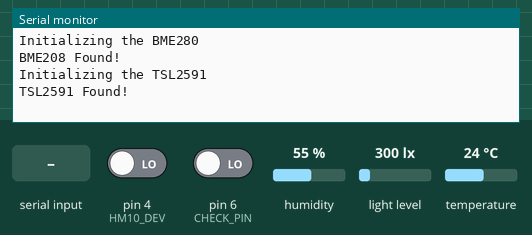
Bench run of a sketch on a simulated Arduino Uno, built with avr-gcc and run on an emulated ATmega328P. Shown: the last lines printed to the serial monitor. The test bench sets the inputs (shaded band); at power-on: pin 4 (HM10_DEV) LOW, pin 6 (CHECK_PIN) LOW, humidity 55 %, light level 300 lx, temperature 24 °C.

Above: at 1.2 s.
1.3 s: pin 4 (HM10_DEV) driven HIGH
At 2.0 s:
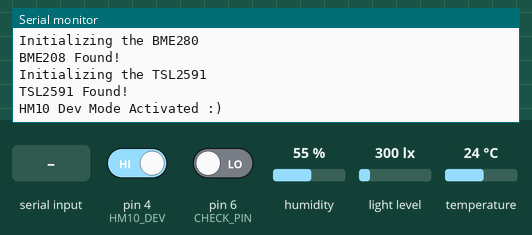
2.8 s: pin 6 (CHECK_PIN) driven HIGH
At 3.5 s:
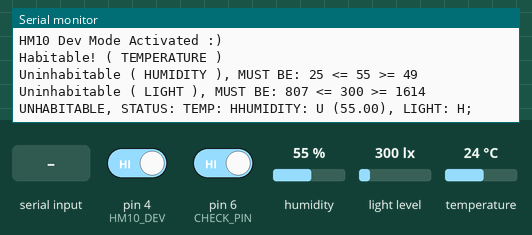
4.3 s: "q" received over the second serial link
At 5.5 s:
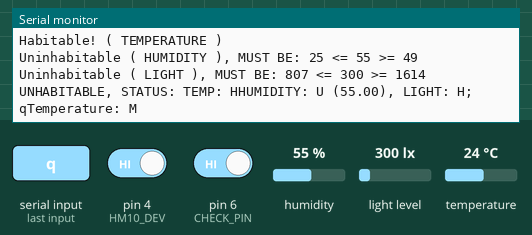
5.8 s: "w" received over the second serial link
At 6.6 s:
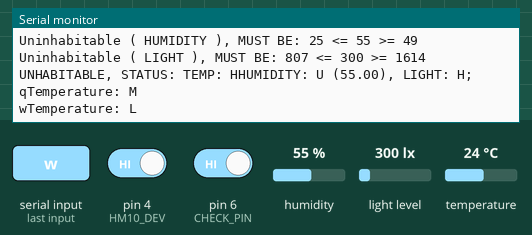
7.3 s: "e" received over the second serial link
At 7.8 s:
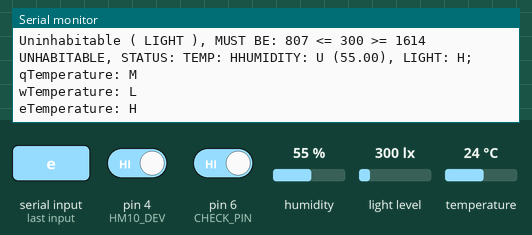
8.8 s: "a" received over the second serial link
At 10.1 s:
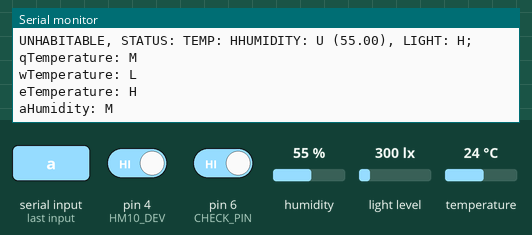

Measured:
- after the input at 1.3 s, the serial monitor: prints a new line at once (image 1)
- after the input at 2.8 s, the serial monitor: prints a new line at once (image 2)
- after the input at 4.3 s, the serial monitor: prints a new line at once (image 3)
- after the input at 5.8 s, the serial monitor: prints a new line at once (image 4)
- after the input at 7.3 s, the serial monitor: prints a new line at once (image 5)
- after the input at 8.8 s, the serial monitor: prints a new line at once (image 6)

The sketch:

PlantLocationChooser.ino
```cpp
#include <SoftwareSerial.h>
#include <Adafruit_BME280.h>
#include <Adafruit_TSL2591.h>

#define HM10_RX 2
#define HM10_TX 3
#define HM10_DEV 4

#define BME280_SCK 13
#define BME280_MISO 12
#define BME280_MOSI 11
#define BME280_CS 10

#define CHECK_PIN 6

#define LOOP_CHECK false       // Set it to true, to check every tick. ( DEFAULT: false )
#define READ_TEMPERATURE true  // Set it to true, to be able to check temperature ( DEFAULT: true )
#define READ_HUMIDITY true     // Set it to true, to be able to check humidity ( DEFAULT: true )
#define READ_LIGHT true        // Set it to true, to be able to check light ( DEFAULT: true )

enum Scale {
  L = 0,
  M = 1,
  H = 2
};

const int temperatureSettings[3][2] = {
  { 10, 19 },
  { 19, 24 },
  { 22, 30 }
};

const int humiditySetttings[3][2] = {
  { 5, 24 },
  { 25, 49 },
  { 50, 100 }
};

const int lightSettings[3][2] = {
  { 270, 807 },
  { 807, 1614 },
  { 1614, 10764 }
};

// Serial
SoftwareSerial HM10(HM10_RX, HM10_TX);

// BME280
Adafruit_BME280 BME280(BME280_CS, BME280_MOSI, BME280_MISO, BME280_SCK);
bool BME280DoneInit = false;

// TSL2591
Adafruit_TSL2591 TSL2591 = Adafruit_TSL2591(2591);
bool TSL2591DoneInit = false;

// Buttons
int HM10DevState, prevHM10DevState = LOW;
bool HM10DevActive = false;

int checkState, prevCheckState = LOW;

void BME280Init() {
  unsigned BME280_STATUS = BME280.begin();

  if (!BME280_STATUS) {
    Serial.println("BME280 Not Found!");
    BME280Init();
  } else {
    Serial.println("BME208 Found!");
    BME280DoneInit = true;
  }
}

void TSL2591Init() {
  unsigned TSL2591_STATUS = BME280.begin();

  if (!TSL2591_STATUS) {
    Serial.println("TSL2591 Not Found!");
    TSL2591Init();
  } else {
    Serial.println("TSL2591 Found!");
    TSL2591DoneInit = true;

    // Sensor Config
    TSL2591.setGain(TSL2591_GAIN_MED);
    TSL2591.setTiming(TSL2591_INTEGRATIONTIME_300MS);
  }
}

float getTSL2591LUX(uint32_t luminocity) {
  uint16_t ir = luminocity >> 16;
  uint16_t full = luminocity & 0xFFFF;
  return TSL2591.calculateLux(full, ir);
}

// Other Init
int currentTemperatureSetting = M;
int currentHumiditySetting = M;
int currentLightSetting = M;

void decodeHM10Command(char command) {
  switch (command) {
    // Temperaute
    case 'q':
      Serial.println("Temperature: M");
      currentTemperatureSetting = M;
      break;
    case 'w':
      Serial.println("Temperature: L");
      currentTemperatureSetting = L;
      break;
    case 'e':
      Serial.println("Temperature: H");
      currentTemperatureSetting = H;
      break;

      // Humidity
    case 'a':
      Serial.println("Humidity: M");
      currentHumiditySetting = M;
      break;
    case 's':
      Serial.println("Humidity: L");
      currentHumiditySetting = L;
      break;
    case 'd':
      Serial.println("Humidity: H");
      currentHumiditySetting = H;
      break;

      // Light
    case 'r':
      Serial.println("Light: M");
      currentLightSetting = M;
      break;
    case 't':
      Serial.println("Light: L");
      currentLightSetting = L;
      break;
    case 'y':
      Serial.println("Light: H");
      currentLightSetting = H;
      break;

      // Check
    case '.':
      check();
      break;
  }
}

void check() {
  bool temperatureValid, humidityValid, lightValid = false;
  float sensorStatus[3] = { 0, 0, 0 };

  if (BME280DoneInit) {
    if (READ_TEMPERATURE) {
      int temp = (int) BME280.readTemperature();
      sensorStatus[0] = temp;
      if (temp >= temperatureSettings[currentTemperatureSetting][0] && temp <= temperatureSettings[currentTemperatureSetting][1]) {
        Serial.println("Habitable! ( TEMPERATURE )");
        temperatureValid = true;
      } else {
        temperatureValid = false;
        String range = String(temperatureSettings[currentTemperatureSetting][0]) + " <= " + String(temp) + " >= " + String(temperatureSettings[currentTemperatureSetting][1]);
        Serial.println("Uninhabitable ( TEMPERATURE ), MUST BE: " + range);
      }
    }

    if (READ_HUMIDITY) {
      int humidity = (int) BME280.readHumidity();
      sensorStatus[1] = humidity;
      if (humidity >= humiditySetttings[currentHumiditySetting][0] && humidity <= humiditySetttings[currentHumiditySetting][1]) {
        Serial.println("Habitable! ( HUMIDITY )");
        humidityValid = true;
      } else {
        humidityValid = false;
        String range = String(humiditySetttings[currentHumiditySetting][0]) + " <= " + String(humidity) + " >= " + String(humiditySetttings[currentHumiditySetting][1]);
        Serial.println("Uninhabitable ( HUMIDITY ), MUST BE: " + range);
      }
    }
  }

  if (TSL2591DoneInit) {
    if (READ_LIGHT) {
      int light = (int) getTSL2591LUX(TSL2591.getFullLuminosity());
      sensorStatus[2] = light;
      if (light >= lightSettings[currentLightSetting][0] && light <= lightSettings[currentLightSetting][1]) {
        Serial.println("Habitable! ( LIGHT )");
        lightValid = true;
      } else {
        lightValid = false;
        String range = String(lightSettings[currentLightSetting][0]) + " <= " + String(light) + " >= " + String(lightSettings[currentLightSetting][1]);
        Serial.println("Uninhabitable ( LIGHT ), MUST BE: " + range);
      }
    }
  }

  if (temperatureValid && humidityValid && lightValid) {
    Serial.println("HABITABLE");
    HM10.write("HABITABLE;");
  } else {
    String tempStatus = temperatureValid ? "TEMP: H" : "TEMP: U (" + String(sensorStatus[0]) + "), ";
    String humidityStatus = humidityValid ? "HUMIDITY: H" : "HUMIDITY: U (" + String(sensorStatus[1]) + "), ";
    String lightStatus = temperatureValid ? "LIGHT: H" : "LIGHT: U (" + String(sensorStatus[2]) + ")";

    String status = "UNHABITABLE, STATUS: " + tempStatus + humidityStatus + lightStatus + ";";

    Serial.println(status);
    HM10.write(status.c_str());
  }
}

void setup() {
  // Serial
  Serial.begin(9600);
  HM10.begin(9600);

  // Pins
  pinMode(HM10_DEV, INPUT);

  // HM10 Init
  HM10.write("AT");

  // BME280 Init
  Serial.println("Initializing the BME280");
  BME280Init();

  // TSL2591
  Serial.println("Initializing the TSL2591");
  TSL2591Init();
}

void loop() {
  HM10DevState = digitalRead(HM10_DEV);
  checkState = digitalRead(CHECK_PIN);

  if (HM10.available() > 0) {
    char HM10Read = char(HM10.read());
    Serial.print(HM10Read);
    decodeHM10Command(HM10Read);
  }

  if (Serial.available() > 0) {
    if (HM10DevActive) {
      HM10.write(char(Serial.read()));
    }
  }

  if (HM10DevState == HIGH && prevHM10DevState == LOW) {
    HM10DevActive = !HM10DevActive;
    if (HM10DevActive) {
      Serial.println("HM10 Dev Mode Activated :)");
    } else {
      Serial.println("HM10 Dev Mode Deactivated :(");
    }
  }

  if (checkState == HIGH && prevCheckState == LOW) {
    check();
  }

  if (LOOP_CHECK) {
    check();
  }

  prevCheckState = checkState;
  prevHM10DevState = HM10DevState;
}

// PLANT LOCATION CHOOSER
// HM10 RX PIN: 3
// HM10 TX PIN: 2
// HM10 DEV PIN: 4
//
// TEMPERATURE (C)
// Cool, 10 - 19
// General, 19 - 24
// Tropical, 22 - 30
//
// HUMIDITY (%)
// Low, 5 - 24
// Medium, 25 - 49
// High, 50 - 100s
//
// LIGHT (LUX)
// Low, 270 - 807
// Medium, 807 - 1614
// High, 1614 - 10764
```
